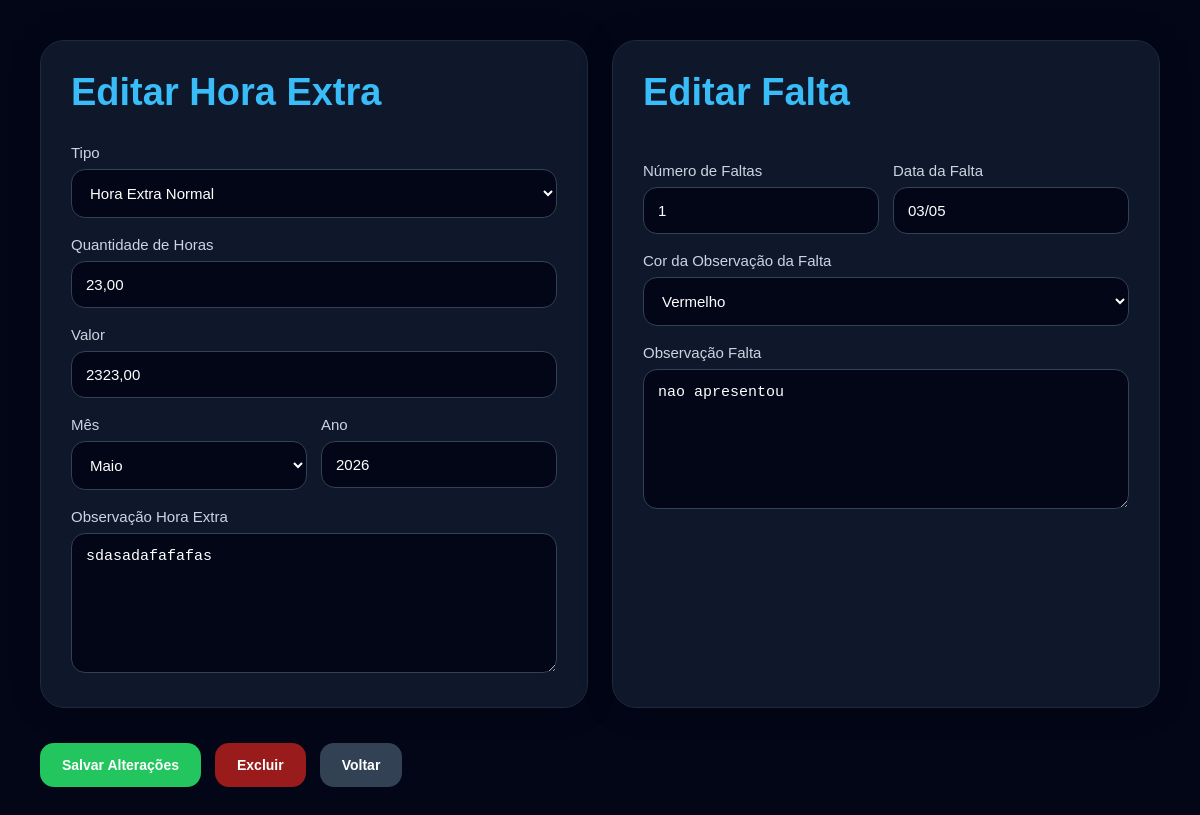
The page /horas-extras/editar/48/ (signed in) on the database its author committed.
### funcionarios/models.py (models this page shows, shortened)
class HoraExtra(models.Model):
    MES_CHOICES = (
        (1, 'Janeiro'),
        (2, 'Fevereiro'),
        (3, 'Março'),
        (4, 'Abril'),
        (5, 'Maio'),
        (6, 'Junho'),
        (7, 'Julho'),
        (8, 'Agosto'),
        (9, 'Setembro'),
        (10, 'Outubro'),
        (11, 'Novembro'),
        (12, 'Dezembro'),
    )
    TIPO_HORA = (
        ('normal', 'Hora Extra Normal'),
        ('f1', 'Hora Extra F1'),
        ('f2', 'Hora Extra F2'),
    )
    COR_TEXTO = (
        ('normal', 'Normal'),
        ('vermelho', 'Vermelho'),
        ('verde', 'Verde'),
    )
    funcionario = models.ForeignKey(
        Funcionario,
        on_delete=models.CASCADE
    )
    tipo = models.CharField(
        max_length=20,
        choices=TIPO_HORA,
        default='normal'
    )
    quantidade_horas = models.DecimalField(
        max_digits=6,
        decimal_places=2,
        default=0
    )
    valor = models.DecimalField(
        max_digits=10,
        decimal_places=2,
        default=0
    )
    mes_referencia = models.IntegerField(
        choices=MES_CHOICES,
        default=1
    )
    ano = models.IntegerField(default=2026)
    observacao_hora_extra = models.TextField(
        blank=True,
        null=True
    )
    numero_faltas = models.IntegerField(default=0)
    data_falta = models.DateField(
        blank=True,
        null=True
    )
    observacao_falta = models.TextField(
        blank=True,
        null=True
    )
    cor_texto = models.CharField(
        max_length=20,
        choices=COR_TEXTO,
        default='normal'
    )
    criado_em = models.DateTimeField(auto_now_add=True)

### funcionarios/views.py (the view, shortened to what this page needs)
@login_required(login_url='/login/')
def editar_hora_extra(request, id):
    lancamento = get_object_or_404(HoraExtra, id=id)
    return render(
        request,
        'editar_hora_extra.html',
        {
            'lancamento': lancamento
        }
    )

### funcionarios/templates/editar_hora_extra.html (shortened to what this page needs)
<!DOCTYPE html>
<html lang="pt-br">
<head>
</head>
<body>
<div class="container">
    <form method="POST">
        <div class="grid-edicao">
            <div class="card-edicao">
                <h1>
                    Editar Hora Extra
                </h1>
                <label>
                    Tipo
                </label>
                <select name="tipo">
                    <option value="normal" {% if lancamento.tipo == 'normal' %}selected{% endif %}>
                        Hora Extra Normal
                    </option>
                </select>
                <label>
                    Quantidade de Horas
                </label>
                <input
                    type="text"
                    name="quantidade_horas"
                    value="{{ lancamento.quantidade_horas }}"
                >
                <label>
                    Valor
                </label>
                <input
                    type="text"
                    name="valor"
                    value="{{ lancamento.valor }}"
                >
                <div class="linha-dupla">
                    <div>
                        <label>
                            Mês
                        </label>
                        <select name="mes_referencia">
                            <option value="5" {% if lancamento.mes_referencia == 5 %}selected{% endif %}>Maio</option>
                        </select>
                    </div>
                    <div>
                        <label>
                            Ano
                        </label>
                        <input
                            type="number"
                            name="ano"
                            value="{{ lancamento.ano }}"
                        >
                    </div>
                </div>
                <label>
                    Observação Hora Extra
                </label>
                <textarea name="observacao_hora_extra">{{ lancamento.observacao_hora_extra|default_if_none:"" }}</textarea>
            </div>
            <div class="card-edicao">
                <h1>
                    Editar Falta
                </h1>
                <div class="linha-dupla">
                    <div>
                        <label>
                            Número de Faltas
                        </label>
                        <input
                            type="number"
                            name="numero_faltas"
                            value="{{ lancamento.numero_faltas }}"
                        >
                    </div>
                    <div>
                        <label>
                            Data da Falta
                        </label>
                        <input
                            type="text"
                            name="data_falta"
                            placeholder="DD/MM"
                            maxlength="5"
                            autocomplete="off"
                            value="{% if lancamento.data_falta %}{{ lancamento.data_falta|date:'d/m' }}{% endif %}"
                        >
                    </div>
                </div>
                <label>
                    Cor da Observação da Falta
                </label>
                <select name="cor_texto">
                    <option value="vermelho" {% if lancamento.cor_texto == 'vermelho' %}selected{% endif %}>
                        Vermelho
                    </option>
                </select>
                <label>
                    Observação Falta
                </label>
                <textarea name="observacao_falta">{{ lancamento.observacao_falta|default_if_none:"" }}</textarea>
            </div>
        </div>
        <div class="acoes">
            <button type="submit">
                Salvar Alterações
            </button>
            <button
                type="button"
                class="btn-excluir"
                onclick="document.getElementById('modalExcluir').style.display='flex'"
            >
                Excluir
            </button>
            <a
                href="{% url 'lancamentos_mes' %}"
                class="btn-voltar"
            >
                Voltar
            </a>
        </div>
    </form>
</div>
</body>
</html>

### funcionarios/templates/editar_hora_extra.html (style rules this page uses)
* { margin:0; padding:0; box-sizing:border-box; }
body { background:#020617; color:white; font-family:Arial; padding:40px; }
.container { max-width:1400px; margin:auto; }
.grid-edicao { display:grid; grid-template-columns:1fr 1fr; gap:24px; }
.card-edicao { background:#0f172a; border:1px solid #1e293b; border-radius:24px; padding:30px; box-shadow:0 0 30px rgba(0,0,0,0.25); }
h1 { color:#38bdf8; font-size:38px; margin-bottom:30px; }
label { display:block; margin-top:18px; margin-bottom:8px; color:#cbd5e1; font-size:15px; }
input, select, textarea { width:100%; padding:14px; border-radius:14px; border:1px solid #334155; background:#020617; color:white; outline:none; font-size:15px; transition:0.3s; }
textarea { min-height:140px; resize:vertical; }
.acoes { display:flex; gap:14px; margin-top:35px; flex-wrap:wrap; }
button, .btn-voltar, .btn-excluir { padding:14px 22px; border-radius:14px; text-decoration:none; font-weight:bold; font-size:14px; border:none; cursor:pointer; transition:0.3s; }
button { background:#22c55e; color:white; }
.btn-voltar { background:#334155; color:white; display:flex; align-items:center; justify-content:center; }
.btn-excluir { background:#991b1b; color:white; display:flex; align-items:center; justify-content:center; }
.linha-dupla { display:grid; grid-template-columns:1fr 1fr; gap:14px; }

### rows shown on the page
HoraExtra: tipo "Hora Extra Normal", quantidade_horas "23,00", valor "2323,00", mes_referencia "Maio", ano "2026", observacao_hora_extra "sdasadafafafas", numero_faltas "1", data_falta "03/05", cor_texto "Vermelho", observacao_falta "nao apresentou"
